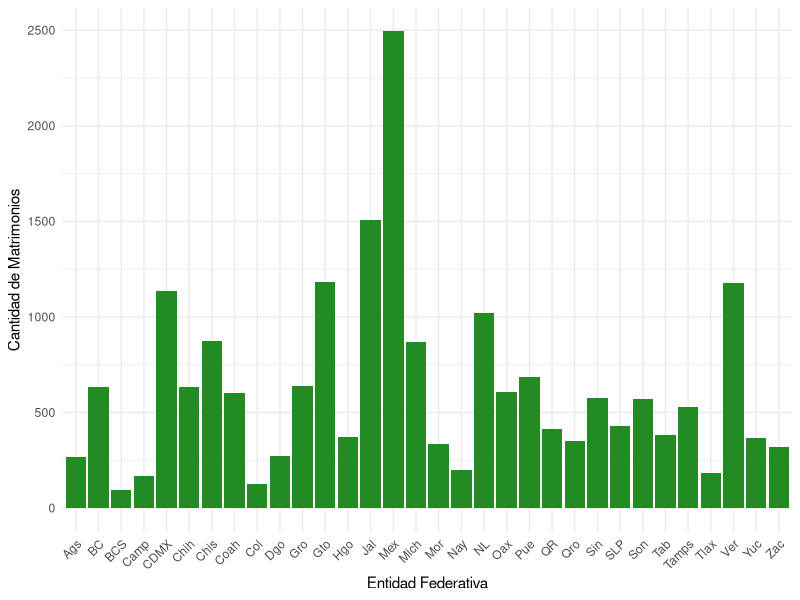
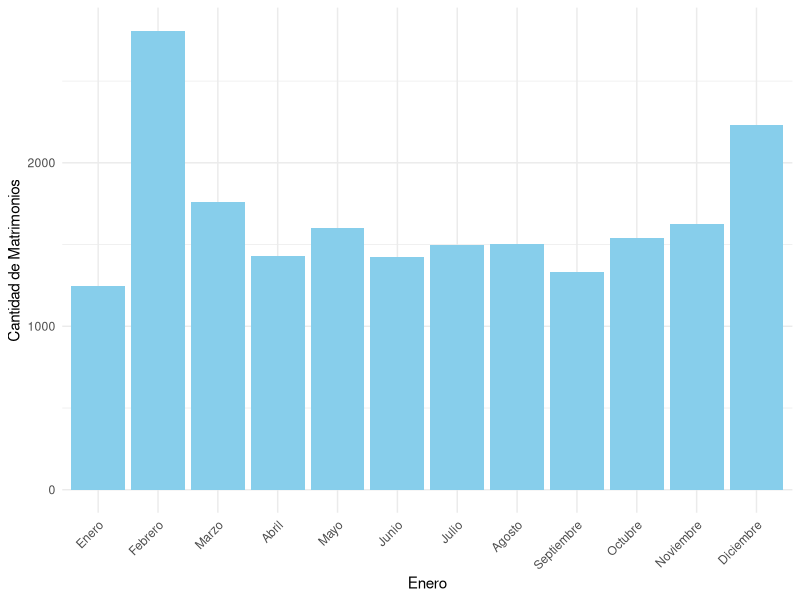
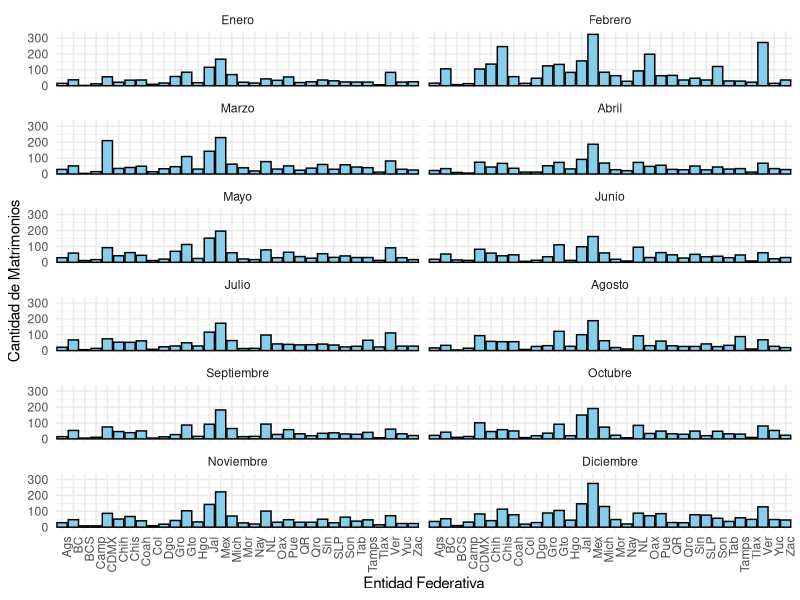
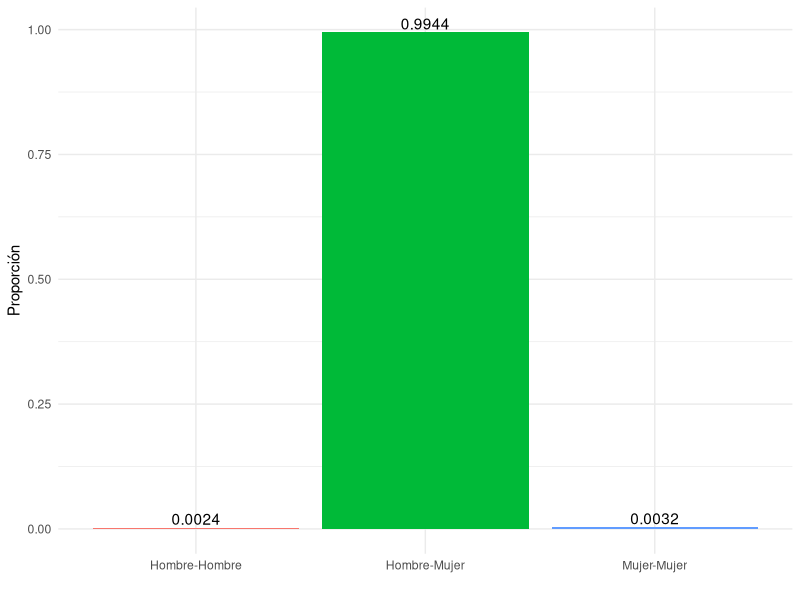
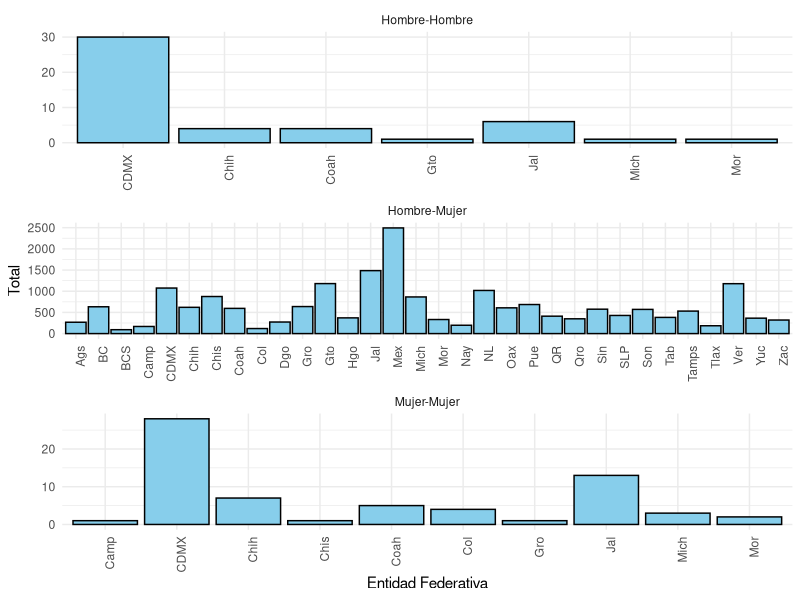
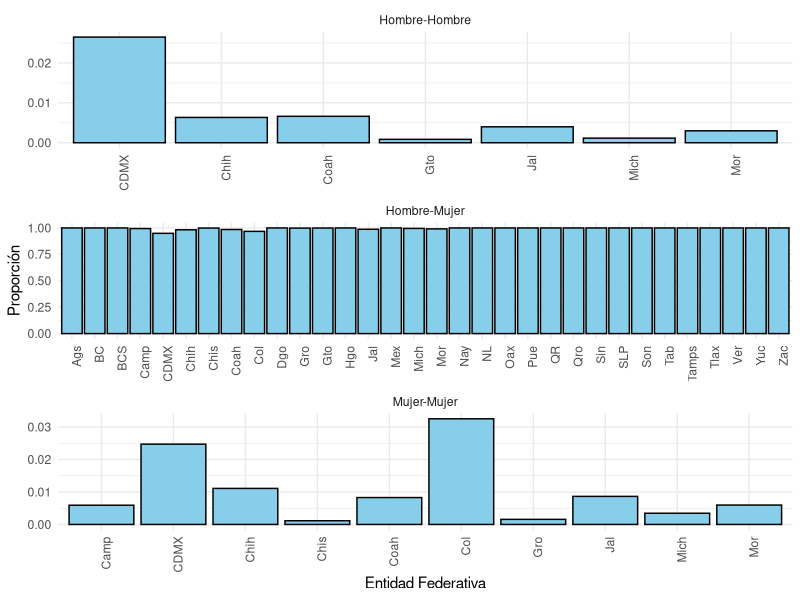
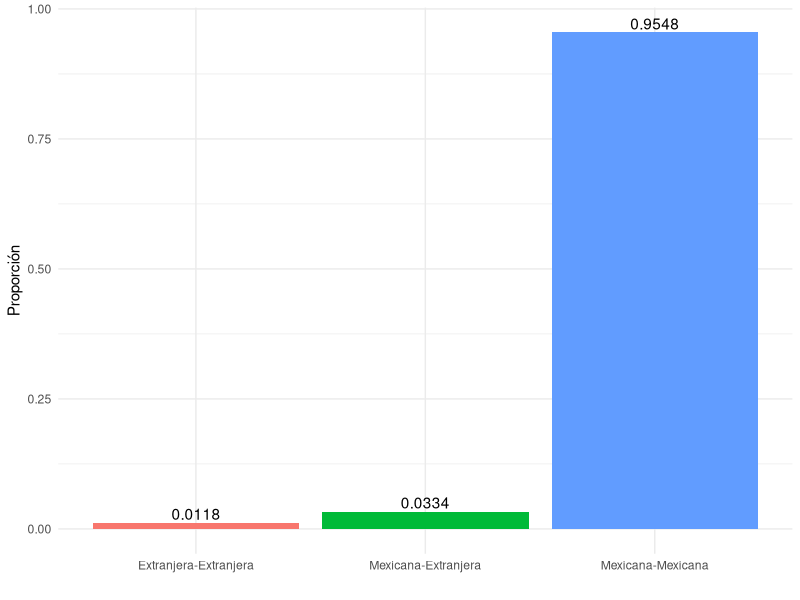
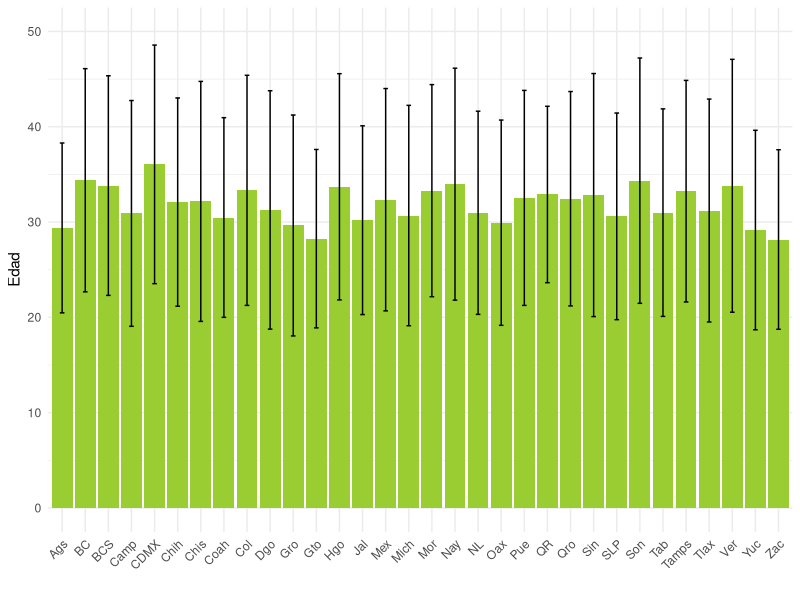

Write the R code that produced these figures, in order.
## ---- chunk 1
#| echo=F, show=F, eval=T, output=F
# Cargamos las librerías que se ocuparán:

library(ggplot2)
library(dplyr)
library(tidyverse)
## ---- chunk 2
#| echo=F, show=F, eval=T, output=F
# Cargamos los datos:

datos17 <- read.csv("DATOS17.csv")
## ---- chunk 3
#| echo=F, show=F, eval=T, output=F

datos17 <- datos17 %>%
  mutate(
    EDAD_CON1 = na_if(EDAD_CON1, 99),
    EDAD_CON2 = na_if(EDAD_CON2, 99)
  ) 
  

conteo_NA<- datos17 %>%
  summarise(
    Edades_con_NA = sum(is.na(EDAD_CON1)) + sum(is.na(EDAD_CON2)),
    Edades_sin_NA = (nrow(datos17) * 2) - Edades_con_NA
  ) %>%
  pivot_longer(cols = everything(), names_to = "Tipo_dato", values_to = "Cantidad") %>%
  mutate(Porcentaje = (Cantidad / (nrow(datos17) * 2)) * 100)


conteo_NA
## ---- chunk 4
#| echo=F, show=T, eval=T, output=F

library(mice)

# Patrón de faltantes
#md.pattern(datos17)

# Se realiza la imputación múltiple, se crean 5 juegos de datos completos que toman de referencia a las demás variables para estimar el valor "más adecuado" para el dato faltante. De ahí se extrae una sola base de datos al promediar los posibles valores

#Fijamos una semilla para que los valores imputados sean replicables

imp <- mice(datos17, seed=5260, print= FALSE)



#Esta es la base de datos completa, ya con los datos imputados, que se utilizará.

imp_datos17 <- complete(imp)

#Corroboramos que no contenga ningún NA

sum(is.na(imp_datos17))

#Removemos los datos anteriores del environment
rm(datos17)

## ---- chunk 5
#| echo=F, show=T, eval=T, output=T

knitr::kable(t(head(imp_datos17)), caption = "Datos Imputados")

## ---- chunk 6
#| echo=F, show=T, eval=T, output=T

knitr::kable(t(summary(imp_datos17)), caption = "Resumen de Datos Poblacionales")
## ---- chunk 7
#| echo=F, show=T, eval=T, output=T

estados <- c("Ags", "BC", "BCS", "Camp", "Coah", "Col", "Chis", 
             "Chih", "CDMX", "Dgo", "Gto", "Gro", "Hgo", "Jal", "Mex", 
             "Mich", "Mor", "Nay", "NL", "Oax", "Pue", "Qro", "QR",  "SLP", 
             "Sin", "Son", "Tab", "Tamps", "Tlax", "Ver", "Yuc", "Zac")

conteo_estados <- imp_datos17 %>%
  mutate(estado = estados[ENT_REGIS]) %>%
  group_by(ENT_REGIS, estado) %>%
  summarise(cantidad = n(), .groups = "drop") %>%
  arrange(ENT_REGIS, estado, cantidad)
## ---- chunk 8
#| echo: false
#| fig-cap: "Número de matrimonios por estado (poblacional)."

ggplot(conteo_estados, aes(x = estado, y = cantidad)) + 
  geom_bar(stat = "identity", fill = "forestgreen")+
  theme_minimal() +
  theme(axis.text.x = element_text(angle = 45, hjust = 1)) + 
  labs(
       x = "Entidad Federativa", 
       y = "Cantidad de Matrimonios")
## ---- chunk 9
#| echo: false

meses <- c("Enero", "Febrero", "Marzo", "Abril", "Mayo", "Junio", "Julio", 
           "Agosto", "Septiembre", "Octubre", "Noviembre", "Diciembre")
meses <- factor(meses, ordered = T, levels = unique(meses))

conteo_meses <- imp_datos17 %>%
  mutate(mes = meses[MES_REGIS]) %>%
  group_by(MES_REGIS, mes) %>%
  summarise(cantidad = n(), .groups = "drop") %>%
  arrange(MES_REGIS, mes, cantidad)
## ---- chunk 10
#| echo: false
#| fig-cap: "Número de matrimonios por mes (poblacional)."

ggplot(conteo_meses, aes(x = meses, y =cantidad)) +
  geom_bar(stat = "identity", fill = "skyblue")+
  theme_minimal()+
  theme(axis.text.x = element_text(angle = 45, hjust = 1))+
  scale_x_discrete(meses) +
  labs( 
       x = "Mes", 
       y = "Cantidad de Matrimonios")
## ---- chunk 11
#| echo: false

matrimonios_me <- imp_datos17 %>% 
    mutate(mes = meses[MES_REGIS]) %>%
  mutate(estado = estados[ENT_REGIS]) %>%
  group_by(ENT_REGIS, estado, MES_REGIS, mes) %>%
  summarise(cantidad = n(), .groups = "drop") %>%
  arrange(ENT_REGIS, MES_REGIS)

knitr::kable(head(matrimonios_me), caption = "Matrimonios por Mes y Estado")
## ---- chunk 12
#| echo: false
#| fig-cap: "Total de matrimonios por mes y estado."
#| fig-height: 12
#| fig-width: 12

ggplot(matrimonios_me, aes(x = estado, y = cantidad)) +
  geom_bar(stat = "identity", fill = "skyblue",col = "black") +
  facet_wrap(~ mes, nrow = 6, ncol = 2) + 
  theme_minimal() +
  theme(axis.text.x = element_text(angle = 90, hjust = 1)) + 
  labs(
       x = "Entidad Federativa", 
       y = "Cantidad de Matrimonios")
## ---- chunk 13
#| echo: false

conteo_tipo <- imp_datos17 %>%
  mutate(tipo_matrimonio = case_when(
    SEXO_CON1 == 1 & SEXO_CON2 == 2 ~ "Hombre-Mujer",
    SEXO_CON1 == 2 & SEXO_CON2 == 1 ~ "Hombre-Mujer",
    SEXO_CON1 == 1 & SEXO_CON2 == 1 ~ "Hombre-Hombre",
    SEXO_CON1 == 2 & SEXO_CON2 == 2 ~ "Mujer-Mujer",
    TRUE ~ "Otro"  )) %>%
    group_by(tipo_matrimonio) %>%
    summarise(cantidad = n()) %>%
    mutate(proporcion = cantidad / sum(cantidad))

knitr::kable(conteo_tipo, caption = "Tipo de matrimonios",
             col.names = c("Tipo de Matrimonio", "Total", "Proporción")
             )
## ---- chunk 14
#| echo: false
#| fig-cap: "Proporción de matrimonios por tipo"

ggplot(conteo_tipo, aes(x = factor(tipo_matrimonio, levels = unique(tipo_matrimonio)), y = proporcion, 
                        fill = tipo_matrimonio )) +
  geom_bar(stat = "identity", position = "dodge") +
  geom_text(aes(label=round(proporcion, 4)), vjust=-0.25) +
  theme_minimal() +
  labs(
       x = "",
       y = "Proporción",
       fill = ""
       ) + 
    guides(fill="none")
## ---- chunk 15
#| echo: false

entidad_ms <- imp_datos17 %>%
  mutate(tipo_matrimonio = case_when(
    SEXO_CON1 == 1 & SEXO_CON2 == 1 ~ "Hombre-Hombre",
    SEXO_CON1 == 2 & SEXO_CON2 == 2 ~ "Mujer-Mujer",
    TRUE ~ "Hombre-Mujer" 
  ), estado = estados[ENT_REGIS]) %>%
    
    group_by(ENT_REGIS, estado, tipo_matrimonio) %>%
    
    summarise(cantidad = n(), .groups = "drop") %>%
    mutate(proporcion = cantidad / sum(cantidad))

knitr::kable(entidad_ms, caption = "Proporción del tipo de matrimonio con respecto al total nacional por estado", col.names = c(
    "No. Entidad", "Estado", "Tipo de Matrimonio", "Total", "Proporción"), align = "ccccc"
)
## ---- chunk 16
#| echo: false

entidad_ms2 <- imp_datos17 %>%
  mutate(tipo_matrimonio = case_when(
    SEXO_CON1 == 1 & SEXO_CON2 == 1 ~ "Hombre-Hombre",
    SEXO_CON1 == 2 & SEXO_CON2 == 2 ~ "Mujer-Mujer",
    TRUE ~ "Hombre-Mujer"
  ), estado = estados[ENT_REGIS]) %>%
  group_by(ENT_REGIS, estado, tipo_matrimonio) %>%
  summarise(cantidad = n(), .groups = "drop_last") %>%
  mutate(proporcion = cantidad / sum(cantidad)) %>%
  ungroup()

knitr::kable(entidad_ms2, caption = "Proporción que representa cada tipo de matrimonio en cada estado", col.names = c(
    "No. Entidad", "Estado", "Tipo de Matrimonio", "Total", "Proporción"), align = "ccccc")
## ---- chunk 17
#| echo: false
#| fig-cap: "Total de matrimonios por estado y tipo de matrimonio."
#| fig-height: 8
#| fig-width: 7

ggplot(entidad_ms, aes(x = estado, y = cantidad)) +
  geom_bar(stat = "identity", fill ="skyblue", color ="black") +
  facet_wrap(~ tipo_matrimonio, nrow = 3, ncol = 1, scales = "free") + 
  theme_minimal() +
  theme(axis.text.x = element_text(angle = 90, hjust = 1)) + 
  labs(
       x = "Entidad Federativa", 
       y = "Total")
## ---- chunk 18
#| echo: false
#| fig-cap: "Proporción de tipo de matrimonios por estado."
#| fig-height: 8
#| fig-width: 7

ggplot(entidad_ms2, aes(x = estado, y = proporcion)) +
  geom_bar(stat = "identity", fill ="skyblue", color ="black") +
  facet_wrap(~ tipo_matrimonio, nrow = 3, ncol = 1, scales = "free") + 
  theme_minimal() +
  theme(axis.text.x = element_text(angle = 90, hjust = 1)) + 
  labs(
       x = "Entidad Federativa", 
       y = "Proporción")

## ---- chunk 19
#| echo: false

conteo_nacionalidad <- imp_datos17 %>%
  mutate(nacionalidad = case_when(
    NACI_CON1 == 1 & NACI_CON2 == 1 ~ "Mexicana-Mexicana",
    NACI_CON1 == 2 & NACI_CON2 == 1 ~ "Mexicana-Extranjera",
    NACI_CON1 == 1 & NACI_CON2 == 2 ~ "Mexicana-Extranjera",
    NACI_CON1 == 2 & NACI_CON2 == 2 ~ "Extranjera-Extranjera",
    TRUE ~ "Otro"  
  )) %>%
  group_by(nacionalidad) %>%
  summarise(cantidad = n(), .groups = "drop") %>%
  mutate(proporcion = cantidad / sum(cantidad))

knitr::kable(conteo_nacionalidad, caption = "Matrimonios por Nacionalidad", col.names = c(
    "Nacionalidad", "Total", "Proporción"), align = "lcc")
## ---- chunk 20
#| echo: false
#| fig-cap: "Proporción de matrimonios por nacionalidad."

ggplot(conteo_nacionalidad, aes(x = nacionalidad, y = proporcion, fill = nacionalidad)) +
  geom_bar(stat = "identity") +
    geom_text(aes(label=round(proporcion, 4)), vjust=-0.25) +
  theme_minimal() +
  labs(
       x = "",
       y = "Proporción") +
    guides(fill="none")
## ---- chunk 21
#| echo: false

#Hombres

conteo_sexoh <- imp_datos17 %>%
  mutate(edad_h1 = case_when(
    SEXO_CON1 == 1 ~ EDAD_CON1, 
    TRUE ~ NA_real_
  ), 
  edad_h2 = case_when(
    SEXO_CON2 == 1 ~ EDAD_CON2, 
    TRUE ~ NA_real_
  ))

edad_hombres <- na.omit(c(conteo_sexoh$edad_h1, conteo_sexoh$edad_h2))
## ---- chunk 22
#| echo: false

#Mujeres

conteo_sexom <- imp_datos17 %>%
  mutate(edad_m1 = case_when(
    SEXO_CON1 == 2 ~ EDAD_CON1, 
    TRUE ~ NA_real_
  ), 
  edad_m2 = case_when(
    SEXO_CON2 == 2 ~ EDAD_CON2, 
    TRUE ~ NA_real_
  ))


edad_mujeres <- na.omit(c(conteo_sexom$edad_m1, conteo_sexom$edad_m2))
## ---- chunk 23
#| echo: false

conteo_sexoh <- conteo_sexoh %>%
  pivot_longer( cols = c(edad_h1, edad_h2), 
                values_to = "edad_hombre", 
                values_drop_na = T)

promedio_entidadh <- conteo_sexoh %>%
  mutate(estado = estados[ENT_REGIS]) %>%
  group_by(ENT_REGIS, estado) %>%
  summarise(promedio_hombres = mean(edad_hombre, na.rm = T), 
            desviacion_hombres = sd(edad_hombre, na.rm = T), .groups = "drop")


knitr::kable(promedio_entidadh, caption = "Promedio de edad en hombres por estado", col.names = c(
    "No. Entidad", "Estado", "Edad Promedio", "Desviación Estandar"), align = "clcc")  
## ---- chunk 24
#| echo: false
#| fig-cap: "Edad promedio de hombres por estado."
#| fig-width: 8

ggplot(promedio_entidadh, aes(x= estado, y =promedio_hombres ))+
  geom_bar(stat= "identity", fill = "yellowgreen")+
  geom_errorbar(aes(ymin = promedio_hombres - desviacion_hombres, 
                    ymax = promedio_hombres + desviacion_hombres), 
                width= 0.2, color = "black")+
  ylim(0,50)+
  theme_minimal()+
  theme(axis.text.x = element_text(angle = 45, hjust = 1))+
  labs( 
       x = "", 
       y= "Edad")
## ---- chunk 25
#| echo: false

conteo_sexom <- conteo_sexom %>%
  pivot_longer( cols = c(edad_m1, edad_m2), 
                values_to = "edad_mujer", 
                values_drop_na = T)

promedio_entidadm <- conteo_sexom %>%
  mutate(estado = estados[ENT_REGIS]) %>%
  group_by(ENT_REGIS, estado) %>%
  summarise(promedio_mujeres = mean(edad_mujer, na.rm = T), 
            desviacion_mujeres = sd(edad_mujer, na.rm = T), .groups = "drop")

knitr::kable(promedio_entidadm, caption = "Promedio de edad en mujeres por estado", col.names = c(
    "No. Entidad", "Estado", "Edad Promedio", "Desviación Estandar"), align = "clcc")
## ---- chunk 26
#| echo: false
#| fig-cap: "Promedio de edad de las contrayentes mujeres por estado."
#| fig-width: 8

ggplot(promedio_entidadm, aes(x= estado, y =promedio_mujeres))+
  geom_bar(stat= "identity", fill = "yellowgreen")+
  geom_errorbar(aes(ymin = promedio_mujeres - desviacion_mujeres, 
                    ymax = promedio_mujeres + desviacion_mujeres), 
                width= 0.2, color = "black")+
  ylim(0,50)+
  theme_minimal()+
  theme(axis.text.x = element_text(angle = 45, hjust = 1))+
  labs( 
       x = "Estado", 
       y= "Edad")
## ---- chunk 27
#| echo: false

conteo_difedad <- imp_datos17 %>%
  mutate(diferencia_edad = abs(EDAD_CON1- EDAD_CON2)) %>%
  group_by(diferencia_edad) %>%
  summarise(cantidad = n(), .groups = "drop")

knitr::kable(conteo_difedad, caption = "Diferencia de edad entre contrayentes.", col.names = c(
    "Diferencia en Edad", "Total"), align = "cc")
## ---- chunk 28
#| echo: false
#| fig-cap: "Diferencia de edad entre contrayentes."

ggplot(conteo_difedad, aes(x =diferencia_edad, y = cantidad))+
  geom_bar(stat = "identity", fill = "forestgreen", color = "black")+
  theme_minimal()+
  labs( 
       x = "Diferencia de edad (años)", 
       y= "Total") +
  scale_x_continuous(breaks = seq(0, max(conteo_difedad$diferencia_edad), 5))
## ---- chunk 29
#| echo: false

conteo_difedad <- imp_datos17 %>%
  mutate(diferencia_edad = abs(EDAD_CON1- EDAD_CON2), 
         estado = estados[ENT_REGIS]) %>%
  group_by(ENT_REGIS, estado, diferencia_edad) %>%
  summarise(cantidad = n(), .groups = "drop")

knitr::kable(head(conteo_difedad, 10), caption="Diferencia de edad en contrayentes por estado (primeras obs.).",
             col.names = c("No. Estado", "Estado", "Diferencia de Edad", "Total"), align = "clcc")
## ---- chunk 30
#| echo: false

conteo_difedad <- imp_datos17 %>%
  mutate(diferencia_edad = abs(EDAD_CON1 - EDAD_CON2), 
         rango_diferencia = cut(diferencia_edad, 
                                breaks = c(0, 9, 19, 29, 39, Inf), 
                                labels = c("0-9", "10-19", "20-29", "30-39", "+40"), 
                                include.lowest = T), 
         estado = estados[ENT_REGIS]) %>%
  group_by(ENT_REGIS, estado, rango_diferencia) %>%
  summarise(cantidad =n(), .groups = "drop")

knitr::kable(head(conteo_difedad, 10), 
             caption="Rango de diferencia en edad de contrayentes por estado (primeras obs.).",
             col.names = c("No. Estado", "Estado", "Rango en Diferencia de Edad", "Total"), 
             align = "clcc")
## ---- chunk 31
#| echo: false
#| label: fig-charts
#| fig-cap: "Diferencia de edad entre contrayentes por estado."
#| fig-subcap:
#|   - "Diferencia de edad entre contrayentes por estado (0-9 años)."
#|   - "Diferencia de edad entre contrayentes por estado (10-19 años)."
#|   - "Diferencia de edad entre contrayentes por estado (20-29 años)."
#|   - "Diferencia de edad entre contrayentes por estado (30-39 años)."
#|   - "Diferencia de edad entre contrayentes por estado (>40 años)."
#| layout: [[47, -6, 47], [47, -6, 47], [50]]
#| layout-align: center

crear_grafico <- function(rango) {
  ggplot(conteo_difedad %>% filter(rango_diferencia == rango), aes(x = estado, y = cantidad)) +
    geom_bar(stat = "identity", fill = "forestgreen") +
    theme_minimal() +
    theme(axis.text.x = element_text(angle = 45, hjust = 1)) +
    labs( 
         x = "Estado", 
         y = "Total de casos")
}

# Lista de rangos
rangos <- c("0-9", "10-19", "20-29", "30-39", "+40")

# Crear gráficos para cada rango
crear_grafico(rangos[1])
crear_grafico(rangos[2])
crear_grafico(rangos[3])
crear_grafico(rangos[4])
crear_grafico(rangos[5])
## ---- chunk 32
#| echo: false

tipo_laboral <- c("Func/dir/jefes", "Prof/tecn", "Auxadmin", "Comer/agent", 
                  "Serv/vig", "Agric", "Artesa", "indust/transp", "Elemen/apoyo", 
                  "BuscaT", "NT", "NA<5", "InsEsp", "NE")

mapa_abreviaturas <- c(
  "Funcionarios, directores y jefes" = "Func/dir/jefes", 
  "Profesionistas y técnicos" = "Prof/tecn", 
  "Trabajadores auxiliares en actividades administrativas" = "Auxadmin", 
  "Comerciantes, empleados en ventas y agentes de ventas" = "Comer/agent", 
  "Trabajadores en servicios personales y vigilancia" = "Serv/vig", 
  "Trabajadores en actividades agrícolas, ganaderas, forestales, caza y pesca" = "Agric", 
  "Trabajadores artesanales" = "Artesa", 
  "Operadores de maquinaria industrial, ensambladores, choferes y transporte" = "indust/transp", 
  "Trabajadores en actividades elementales y de apoyo" = "Elemen/apoyo", 
  "Busca trabajo" = "BuscaT", 
  "No trabaja" = "NT", 
  "No aplica a menores de 5 años" = "NA<5", 
  "Insuficientemente especificada" = "InsEsp", 
  "No especificada" = "NE")


conteo_actlaboral<- imp_datos17 %>%
  mutate(act_laboral1 = case_when(
    OCUP_CON1 == 1 ~ "Funcionarios, directores y jefes", 
    OCUP_CON1 == 2 ~ "Profesionistas y técnicos", 
    OCUP_CON1 == 3 ~ "Trabajadores auxiliares en actividades administrativas", 
    OCUP_CON1 == 4 ~ "Comerciantes, empleados en ventas y agentes de ventas", 
    OCUP_CON1 == 5 ~ "Trabajadores en servicios personales y vigilancia", 
    OCUP_CON1 == 6 ~ "Trabajadores en actividades agrícolas, ganaderas, forestales, caza y pesca", 
    OCUP_CON1 == 7 ~ "Trabajadores artesanales", 
    OCUP_CON1 == 8 ~ "Operadores de maquinaria industrial, ensambladores, choferes y transporte", 
    OCUP_CON1 == 9 ~ "Trabajadores en actividades elementales y de apoyo", 
    OCUP_CON1 == 10 ~ "Busca trabajo", 
    OCUP_CON1 == 11 ~ "No trabaja", 
    OCUP_CON1 == 97 ~ "No aplica a menores de 5 años",
    OCUP_CON1 == 98 ~ "Insuficientemente especificada", 
    OCUP_CON1 == 99 ~ "No especificada", 
    TRUE ~ NA_character_
  ), 
  act_laboral2 = case_when(
    OCUP_CON2 == 1 ~ "Funcionarios, directores y jefes", 
    OCUP_CON2 == 2 ~ "Profesionistas y técnicos", 
    OCUP_CON2 == 3 ~ "Trabajadores auxiliares en actividades administrativas", 
    OCUP_CON2 == 4 ~ "Comerciantes, empleados en ventas y agentes de ventas", 
    OCUP_CON2 == 5 ~ "Trabajadores en servicios personales y vigilancia", 
    OCUP_CON2 == 6 ~ "Trabajadores en actividades agrícolas, ganaderas, forestales, caza y pesca", 
    OCUP_CON2 == 7 ~ "Trabajadores artesanales", 
    OCUP_CON2 == 8 ~ "Operadores de maquinaria industrial, ensambladores, choferes y transporte", 
    OCUP_CON2 == 9 ~ "Trabajadores en actividades elementales y de apoyo", 
    OCUP_CON2 == 10 ~ "Busca trabajo", 
    OCUP_CON2 == 11 ~ "No trabaja", 
    OCUP_CON2 == 97 ~ "No aplica a menores de 5 años",
    OCUP_CON2 == 98 ~ "Insuficientemente especificada", 
    OCUP_CON2 == 99 ~ "No especificada",
    TRUE ~ NA_character_
  ))

activ_laboral <- conteo_actlaboral %>%
  pivot_longer(cols = c(act_laboral1, act_laboral2), 
               values_to = "actividad_laboral", 
               values_drop_na = T) %>%
  #Agregar la columna de abreviaturas
  mutate(abreviatura = recode(actividad_laboral, !!!mapa_abreviaturas)) %>%
  group_by(abreviatura, actividad_laboral ) %>%
  summarise(cantidad = n(), .groups = "drop") 
  
knitr::kable(activ_laboral, 
             caption="Actividad laboral de los contrayentes",
             col.names = c("Abreviatura", "Actividad Laboral", "Total"), 
             align = "clc")
## ---- chunk 33
#| echo: false
#| fig-cap: "Frecuencia de cada actividad laboral de los contrayentes."

ggplot(activ_laboral, aes(x= abreviatura, y = cantidad))+
  geom_bar(stat="identity", fill = "forestgreen", color = "black")+
  theme_minimal()+
  theme(axis.text.x = element_text(angle = 45, hjust = 1))+
  labs(
       x = "Actividad", 
       y= "Cantidad")
## ---- chunk 34
#| echo: false


activ_laboral <- conteo_actlaboral %>%
  pivot_longer(cols = c(act_laboral1, act_laboral2), 
               values_to = "actividad_laboral", 
               values_drop_na = T) %>%
  #Agregar la columna de abreviaturas
  mutate(abreviatura = recode(actividad_laboral, !!!mapa_abreviaturas), estado = estados[ENT_REGIS]) %>%
  group_by(estado, ENT_REGIS, abreviatura) %>%
  summarise(cantidad = n(), .groups = "drop")

knitr::kable(head(activ_laboral, 12), 
             caption="Actividad laboral de los contrayentes por estado (primeras obs.).",
             col.names = c("Estado", "No. Estado", "Abreviatura", "Total"), 
             align = "cclc")
## ---- chunk 35
#| echo: false
#| fig-cap: "Frecuencia de la actividad laboral de los contrayentes por estado."
#| fig-width: 16
#| fig-height: 16

ggplot(activ_laboral, aes(x = factor(estado, levels = unique(estado)), y = cantidad))+
  geom_bar(stat ="identity", fill = "forestgreen", col ="black")+
  facet_wrap(~ abreviatura, nrow = 4, ncol = 4, scales = "free") + 
  theme_minimal()+
  theme(axis.text.x = element_text(angle = 90, hjust= 1))+
  labs( 
       x = "Estado",
       y = "Total")
## ---- chunk 36
#| echo: false

escolaridad_abrv <- c("SinE", "1-3 Prim", "4-5 Prim", "Primaria", 
                      "Sec", "Prepa", "Prof", "Otra", "NE")


mapa_escolaridad <- c("Sin escolaridad" = "SinE", 
                      "1 a 3 años de primaria" = "1-3 Prim",
                      "4 a 5 años de primaria" = "4-5 Prim", 
                      "Primaria completa" = "Primaria", 
                      "Secundaria o equivalente" = "Sec", 
                      "Preparatoria o equivalente" = "Prepa", 
                      "Profesional" = "Prof", 
                      "Otra"= "Otra", 
                      "No especificada" = "NE")

  
conteo_escolaridad<- imp_datos17 %>%
  mutate(escolaridad1 = case_when(
    ESCOL_CON1 == 1 ~ "Sin escolaridad",
    ESCOL_CON1 == 2 ~ "1 a 3 años de primaria",
    ESCOL_CON1 == 3 ~ "4 a 5 años de primaria",
    ESCOL_CON1 == 4  ~ "Primaria completa",
    ESCOL_CON1 == 5 ~ "Secundaria o equivalente", 
    ESCOL_CON1 == 6 ~ "Preparatoria o equivalente", 
    ESCOL_CON1 == 7 ~ "Profesional", 
    ESCOL_CON1 == 8 ~ "Otra", 
    ESCOL_CON1 == 9 ~ "No especificada", 
    TRUE ~ NA_character_  
  ), escolaridad2 = case_when(
    ESCOL_CON2 == 1 ~ "Sin escolaridad",
    ESCOL_CON2 == 2 ~ "1 a 3 años de primaria",
    ESCOL_CON2 == 3 ~ "4 a 5 años de primaria",
    ESCOL_CON2 == 4  ~ "Primaria completa",
    ESCOL_CON2 == 5 ~ "Secundaria o equivalente", 
    ESCOL_CON2 == 6 ~ "Preparatoria o equivalente", 
    ESCOL_CON2 == 7 ~ "Profesional", 
    ESCOL_CON2 == 8 ~ "Otra", 
    ESCOL_CON2 == 9 ~ "No especificada", 
    TRUE ~ NA_character_  
  ))

  
escolaridad <- conteo_escolaridad %>%
  pivot_longer(cols = c(escolaridad1, escolaridad2), 
               values_to = "escolaridad", 
               values_drop_na = T) %>%
  mutate(escolaridad_abrv = recode(escolaridad, !!!mapa_escolaridad)) %>%
  group_by(escolaridad_abrv, escolaridad) %>%
  summarise(cantidad = n(), .groups = "drop")

knitr::kable(escolaridad, 
             caption = "Nivel de escolaridad de los contrayentes",
             col.names = c("Abreviación", "Escolaridad", "Total"), 
             align = "clc")
## ---- chunk 37
#| echo: false
#| fig-cap: "Nivel de escolaridad de los contrayentes."

ggplot(escolaridad, aes(x= escolaridad_abrv, y = cantidad))+
  geom_bar(stat ="identity", fill = "forestgreen", col ="black")+
  #facet_wrap(~ abreviatura, nrow = 4, ncol = 4) + 
  theme_minimal()+
  theme(axis.text.x = element_text(angle = 45, hjust= 1))+
  labs( 
       x = "Escolaridad",
       y = "Total")
## ---- chunk 38
#| echo: false

escolaridad <- conteo_escolaridad %>%
  pivot_longer(cols = c(escolaridad1, escolaridad2), 
               values_to = "escolaridad", 
               values_drop_na = T) %>%
  mutate(escolaridad_abrv = recode(escolaridad, !!!mapa_escolaridad), 
         estado = estados[ENT_REGIS]) %>%
  group_by(ENT_REGIS, estado, escolaridad_abrv) %>%
  summarise(cantidad = n(), .groups = "drop")

knitr::kable(head(escolaridad, 10), 
             caption="Escolaridad de los contrayentes por estado (primeras obs.).",
             col.names = c("No. Estado", "Estado", "Abreviatura", "Total"), 
             align = "cclc")
## ---- chunk 39
#| echo: false
#| fig-cap: "Último nivel de estudios de los contrayentes por estado."
#| fig-width: 14
#| fig-height: 14

ggplot(escolaridad, aes(x= factor(estado, levels = unique(estado)), y = cantidad))+
  geom_bar(stat ="identity", fill = "forestgreen", col ="black")+
  facet_wrap(~ escolaridad_abrv, nrow = 4, ncol = 4, scales = "free_y") + 
  theme_minimal()+
  theme(axis.text.x = element_text(angle = 90, hjust= 1))+
  labs(
       x = "Estado",
       y = "Total")
## ---- chunk 40
#| echo: false
# **Gráfica.**

# Último nivel de estudios de los contrayentes, por estado (por separado)
# 
# #Sin escolaridad
# ggplot(escolaridad %>% filter(escolaridad_abrv == "SinE"), aes(x= estado, y = cantidad))+
#   geom_bar(stat ="identity", fill = "forestgreen", col ="black")+
#   theme_minimal()+
#   theme(axis.text.x = element_text(angle = 45, hjust= 1))+
#   labs(title = "Número de personas sin escolaridad",
#        x = "Estado",
#        y = "Cantidad de personas")
# 
# 
# #1ero a 3ro de primaria
# ggplot(escolaridad %>% filter(escolaridad_abrv == "1-3 Prim"), aes(x= estado, y = cantidad))+
#   geom_bar(stat ="identity", fill = "forestgreen", col ="black")+
#   theme_minimal()+
#   theme(axis.text.x = element_text(angle = 45, hjust= 1))+
#   labs(title = "Número de personas con último grado escolar de 1ero a 3ro de primaria",
#        x = "Estado",
#        y = "Cantidad de personas")
# 
# #4to a 5to de primaria
# ggplot(escolaridad %>% filter(escolaridad_abrv == "4-5 Prim"), aes(x= estado, y = cantidad))+
#   geom_bar(stat ="identity", fill = "forestgreen", col ="black")+
#   theme_minimal()+
#   theme(axis.text.x = element_text(angle = 45, hjust= 1))+
#   labs(title = "Número de personas con último grado escolar de 4to a 5to de primaria",
#        x = "Estado",
#        y = "Cantidad de personas")
# 
# #Primaria completa
# ggplot(escolaridad %>% filter(escolaridad_abrv == "Primaria"), aes(x= estado, y = cantidad))+
#   geom_bar(stat ="identity", fill = "forestgreen", col ="black")+
#   theme_minimal()+
#   theme(axis.text.x = element_text(angle = 45, hjust= 1))+
#   labs(title = "Número de personas con último grado escolar de primaria completa",
#        x = "Estado",
#        y = "Cantidad de personas")
# 
# #Secundaria o equivalente
# ggplot(escolaridad %>% filter(escolaridad_abrv == "Sec"), aes(x= estado, y = cantidad))+
#   geom_bar(stat ="identity", fill = "forestgreen", col ="black")+
#   theme_minimal()+
#   theme(axis.text.x = element_text(angle = 45, hjust= 1))+
#   labs(title = "Número de personas con último grado escolar de secundaria",
#        x = "Estado",
#        y = "Cantidad de personas")
# 
# #Preparatoria o equivalente
# ggplot(escolaridad %>% filter(escolaridad_abrv == "Prepa"), aes(x= estado, y = cantidad))+
#   geom_bar(stat ="identity", fill = "forestgreen", col ="black")+
#   theme_minimal()+
#   theme(axis.text.x = element_text(angle = 45, hjust= 1))+
#   labs(title = "Número de personas con último grado escolar de preparatoria",
#        x = "Estado",
#        y = "Cantidad de personas")
# 
# #Preparatoria o equivalente
# ggplot(escolaridad %>% filter(escolaridad_abrv == "Prof"), aes(x= estado, y = cantidad))+
#   geom_bar(stat ="identity", fill = "forestgreen", col ="black")+
#   theme_minimal()+
#   theme(axis.text.x = element_text(angle = 45, hjust= 1))+
#   labs(title = "Número de personas con último grado escolar de profesional",
#        x = "Estado",
#        y = "Cantidad de personas")
# 
# #Otra
# ggplot(escolaridad %>% filter(escolaridad_abrv == "Otra"), aes(x= estado, y = cantidad))+
#   geom_bar(stat ="identity", fill = "forestgreen", col ="black")+
#   theme_minimal()+
#   theme(axis.text.x = element_text(angle = 45, hjust= 1))+
#   labs(title = "Número de personas con último grado escolar de otro tipo",
#        x = "Estado",
#        y = "Cantidad de personas")
# 
# #Otra
# ggplot(escolaridad %>% filter(escolaridad_abrv == "NE"), aes(x= estado, y = cantidad))+
#   geom_bar(stat ="identity", fill = "forestgreen", col ="black")+
#   theme_minimal()+
#   theme(axis.text.x = element_text(angle = 45, hjust= 1))+
#   labs(title = "Número de personas con último grado escolar no especificado",
#        x = "Estado",
#        y = "Cantidad de personas")

